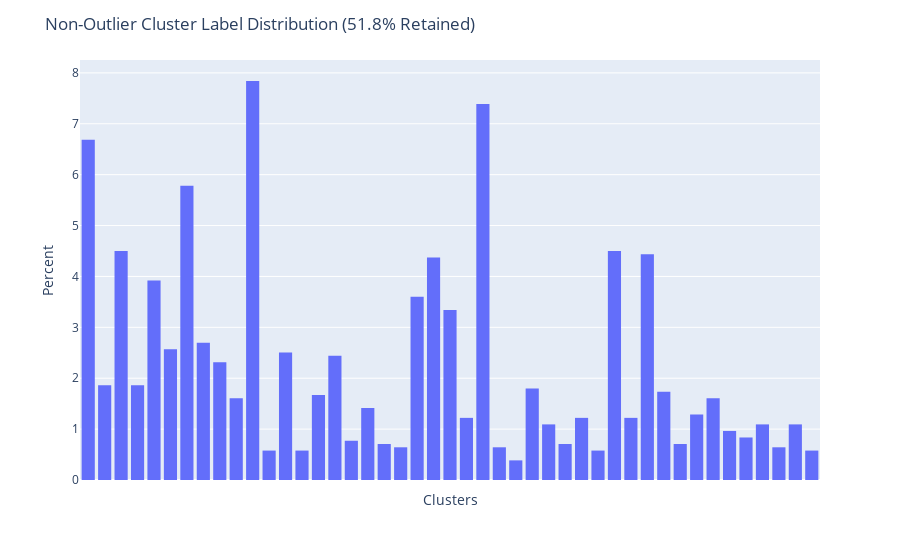

Here is the notebook cell this chart was saved with:
### Markdown cell above
#### 6. Plot Cluster Label Distribution

To get another perspective on the validation question clusters, we plot below the percent-weighted histogram of the non-outlier cluster labels. This gives us a sampled distributional view of the "core" topics in which users ask questions about within this domain, allowing us to make an estimates on the expected relative frequency of seeing these question topics in the data-source forum.

### Code cell
fig = px.histogram(
    df[df['label'] != -1], x='summary', 
    histnorm='percent', nbins=len(df['label'].unique()))
fig.update_layout(
    title='Non-Outlier Cluster Label Distribution ({:.1f}% Retained)'.format(perc_labeled),
    xaxis={'title': 'Clusters', 'showticklabels': False},
    yaxis={'title': 'Percent'}
)
fig.show()

### Figure 1 — Plotly figure (JSON) as saved in the notebook; plotly's stock layout.template omitted (floating-point values rounded to 4 significant figures; data arrays with more than 128 entries replaced by an {"elided": "..."} marker saying what was removed)
{"data": [{"alignmentgroup": "True", "bingroup": "x", "histnorm": "percent", "hovertemplate": "summary=%{x}<br>count=%{y}<extra></extra>", "legendgroup": "", "marker": {"color": "#636efa"}, "name": "", "nbinsx": 46, "offsetgroup": "", "orientation": "v", "showlegend": false, "type": "histogram", "x": {"elided": "1556 str values"}, "xaxis": "x", "yaxis": "y"}], "layout": {"barmode": "relative", "legend": {"tracegroupgap": 0}, "margin": {"t": 60}, "title": {"text": "Non-Outlier Cluster Label Distribution (51.8% Retained)"}, "xaxis": {"anchor": "y", "domain": [0, 1], "showticklabels": false, "title": {"text": "Clusters"}}, "yaxis": {"anchor": "x", "domain": [0, 1], "title": {"text": "Percent"}}}}
